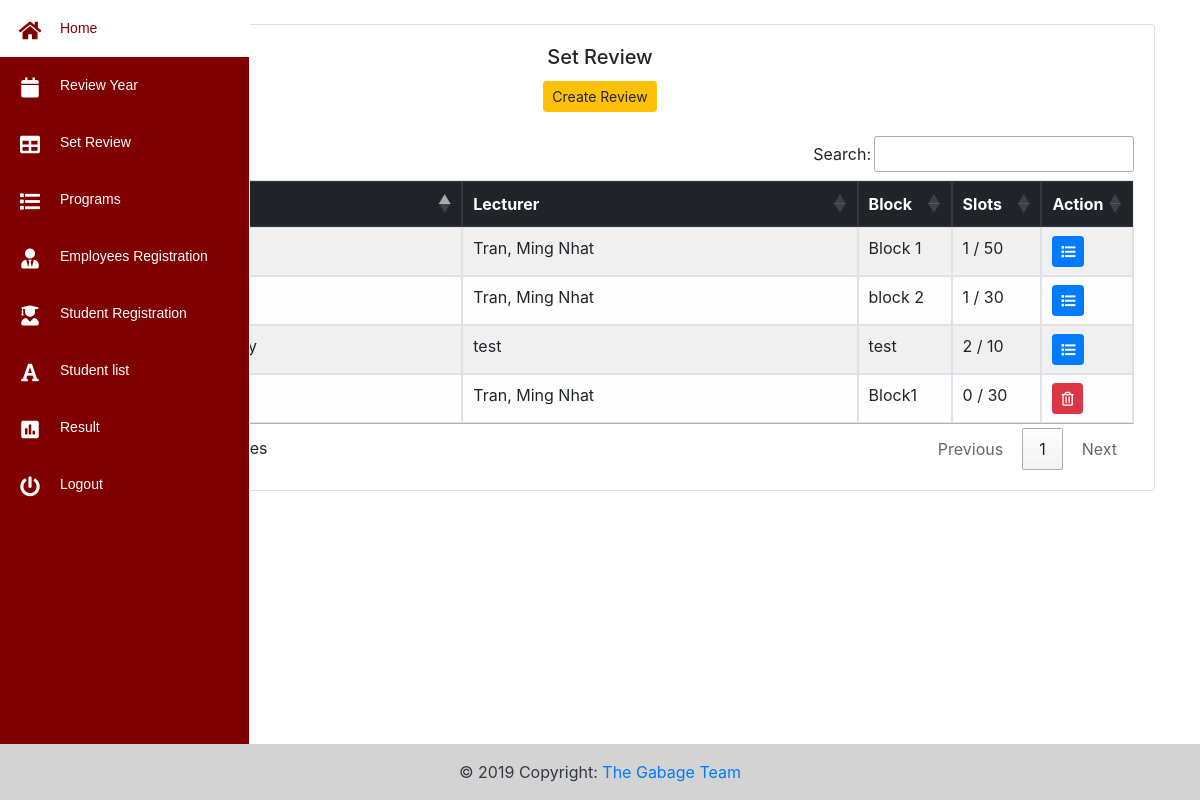
/admin/en_review.php (signed in), run on the app's committed database.
### tables this page shows
CREATE TABLE `block` (
  `block_id` int(11) NOT NULL,
  `program` varchar(255) NOT NULL,
  `block_name` varchar(225) NOT NULL,
  `slots` varchar(255) NOT NULL,
  `year` varchar(255) NOT NULL,
  `lecturer` varchar(225) NOT NULL
);

### admin/en_review.php (the view, shortened to what this page needs)
<!DOCTYPE html>
<html>
<head>
</head>
<body>
<?php
include "php/nav.php";
 $query= "SELECT * FROM block WHERE year ='$active'";
 $result= mysqli_query($conn,$query);
?>
 <link rel="stylesheet" type="text/css" href="https://cdn.datatables.net/1.10.19/css/jquery.dataTables.css">
<body>
<div class="container">
    <br>
<div class="card-deck " >
  <div class="card">
    <div class="card-body ">
     <center> <h5 class="card-title">Set Review</h5></center>
     <center><button type="submit" class="btn btn-warning btn-sm" name="review" data-toggle="modal" data-target="#creview">
  Create Review
</button></center>
<br>
 <div class="table-sorting table-responsive-sm mx-auto" >
                                        <table class="table table-bordered table-light table-striped" id="tSortable20">
                                        <thead class="thead-dark">
                                            <th style="width:30%">Program</th>
                                             <th style="width:30%">Lecturer</th>
                                            <th style="width:5%">Block</th>
                                            <th style="width:5%">Slots</th>
                                            <th style="width:1%">Action</th>
                                      </thead>
                                      <tbody>
                                        <?php
                                        while($row = mysqli_fetch_array($result)){
                                        ?>
 <?php
 $blocc =$row['block_id'];
 $check_s= mysqli_query($conn, "SELECT * FROM enrolltbl WHERE enroll_date='$active' AND block_id='$blocc'");
 $check_s_row= mysqli_num_rows($check_s);
    ?>
                                         <td><?php echo $row['program']?> </td>
                                         <td><?php echo $row['lecturer']?> </td>
                                         <td><?php echo $row['block_name']?></td>
                                         <td><?php echo  $check_s_row;?> / <?php echo $row['slots']?></td>
                                         <td>
  <?php
  $list ="";
  $del ="";
  if ($check_s_row > 0) {
    $list ="";
    $del ='hidden';
  }else{
$del ="";
$list ="hidden";
  }
  ?>
                                        <a href="action/eblock.php?id=<?php echo $row["block_id"]; ?>" onclick="return confirm_pay()" <?php echo $del?> class="btn btn-danger btn-sm" title="Delete" ><i class="far fa-trash-alt"></i></a>
                                        <a href="bstudent_list.php?id=<?php echo $row["block_id"]; ?>" <?php echo $list?> class="btn btn-primary btn-sm" title="List" ><i class="fas fa-list"></i></a>
                                         </td>
   <?php
   }
  ?>
  </tbody>
</table>
</div>
</body>
<div class="fixed-bottom">
<?php
include("../php/footer_fit.php");
?>
</div>
</body>
</html>

### admin/admin_sidemenu.css (style rules this page uses)
.body, html { height: 100% }

### data on the page
block: lecturer "Tran, Ming Nhat", block_name "Block 1", check_s_row "1", slots "50"
block: lecturer "Tran, Ming Nhat", block_name "block 2", check_s_row "1", slots "30"
block: lecturer "Tran, Ming Nhat", block_name "Block1", check_s_row "0", slots "30"
block: lecturer "test", block_name "test", check_s_row "2", slots "10"
